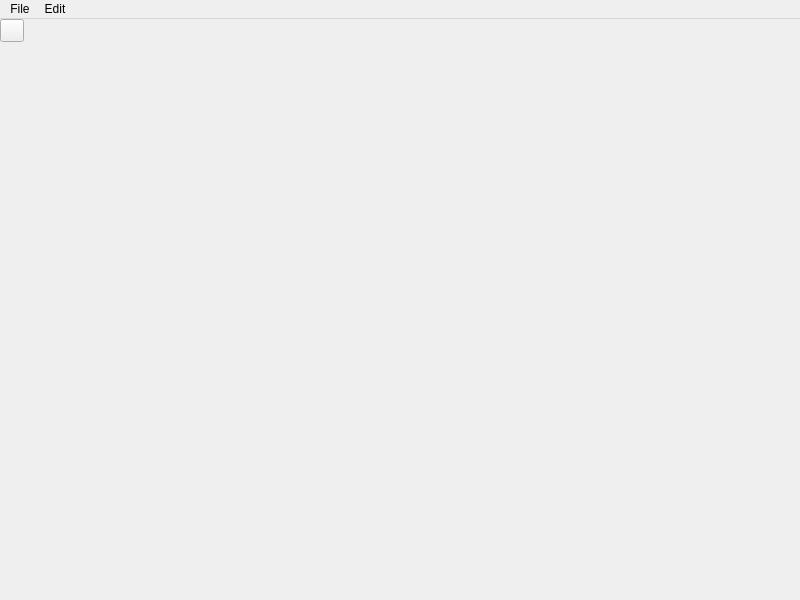
<?xml version="1.0" encoding="UTF-8"?>
<ui version="4.0">
 <class>MainWindow</class>
 <widget class="QMainWindow" name="MainWindow">
  <property name="geometry">
   <rect>
    <x>0</x>
    <y>0</y>
    <width>800</width>
    <height>600</height>
   </rect>
  </property>
  <property name="windowTitle">
   <string>MainWindow</string>
  </property>
  <widget class="QWidget" name="centralwidget">
   <property name="autoFillBackground">
    <bool>true</bool>
   </property>
   <layout class="QVBoxLayout" name="verticalLayout">
    <property name="spacing">
     <number>0</number>
    </property>
    <property name="leftMargin">
     <number>0</number>
    </property>
    <property name="topMargin">
     <number>0</number>
    </property>
    <property name="rightMargin">
     <number>0</number>
    </property>
    <property name="bottomMargin">
     <number>0</number>
    </property>
    <item>
     <widget class="QWidget" name="topWidget" native="true">
      <layout class="QHBoxLayout" name="horizontalLayout">
       <property name="spacing">
        <number>0</number>
       </property>
       <property name="leftMargin">
        <number>0</number>
       </property>
       <property name="topMargin">
        <number>0</number>
       </property>
       <property name="rightMargin">
        <number>0</number>
       </property>
       <property name="bottomMargin">
        <number>0</number>
       </property>
       <item>
        <layout class="QHBoxLayout" name="leftCsdLayout">
         <property name="spacing">
          <number>0</number>
         </property>
        </layout>
       </item>
       <item>
        <widget class="QToolButton" name="menuButton">
         <property name="sizePolicy">
          <sizepolicy hsizetype="Preferred" vsizetype="Preferred">
           <horstretch>0</horstretch>
           <verstretch>0</verstretch>
          </sizepolicy>
         </property>
         <property name="text">
          <string/>
         </property>
         <property name="popupMode">
          <enum>QToolButton::InstantPopup</enum>
         </property>
        </widget>
       </item>
       <item>
        <widget class="tWindowTabber" name="windowTabber" native="true">
         <property name="sizePolicy">
          <sizepolicy hsizetype="Expanding" vsizetype="Preferred">
           <horstretch>0</horstretch>
           <verstretch>0</verstretch>
          </sizepolicy>
         </property>
        </widget>
       </item>
       <item>
        <layout class="QHBoxLayout" name="jobButtonLayout"/>
       </item>
       <item>
        <layout class="QHBoxLayout" name="rightCsdLayout">
         <property name="spacing">
          <number>0</number>
         </property>
        </layout>
       </item>
      </layout>
     </widget>
    </item>
    <item>
     <widget class="tStackedWidget" name="stackedWidget"/>
    </item>
   </layout>
  </widget>
  <widget class="QMenuBar" name="menubar">
   <property name="geometry">
    <rect>
     <x>0</x>
     <y>0</y>
     <width>800</width>
     <height>22</height>
    </rect>
   </property>
   <widget class="QMenu" name="menuFile">
    <property name="title">
     <string>File</string>
    </property>
    <widget class="QMenu" name="menuNew">
     <property name="title">
      <string>New</string>
     </property>
     <addaction name="actionEmpty_Text_File"/>
    </widget>
    <widget class="QMenu" name="menuOpen">
     <property name="title">
      <string>Open</string>
     </property>
     <property name="icon">
      <iconset theme="document-open">
       <normaloff>.</normaloff>.</iconset>
     </property>
     <addaction name="actionOpenFile"/>
     <addaction name="actionOpenDirectory"/>
    </widget>
    <addaction name="menuNew"/>
    <addaction name="separator"/>
    <addaction name="menuOpen"/>
    <addaction name="actionSave"/>
    <addaction name="actionSave_As"/>
    <addaction name="actionSave_All"/>
    <addaction name="separator"/>
    <addaction name="actionClose_Tab"/>
    <addaction name="actionExit"/>
   </widget>
   <widget class="QMenu" name="menuEdit">
    <property name="title">
     <string>Edit</string>
    </property>
    <addaction name="actionUndo"/>
    <addaction name="actionRedo"/>
   </widget>
   <addaction name="menuFile"/>
   <addaction name="menuEdit"/>
  </widget>
  <action name="actionExit">
   <property name="icon">
    <iconset theme="application-exit">
     <normaloff>.</normaloff>.</iconset>
   </property>
   <property name="text">
    <string>Exit</string>
   </property>
   <property name="shortcut">
    <string>Ctrl+Q</string>
   </property>
  </action>
  <action name="actionEmpty_Text_File">
   <property name="icon">
    <iconset theme="document-new">
     <normaloff>.</normaloff>.</iconset>
   </property>
   <property name="text">
    <string>Empty Text File</string>
   </property>
   <property name="shortcut">
    <string>Ctrl+N</string>
   </property>
  </action>
  <action name="actionUndo">
   <property name="icon">
    <iconset theme="edit-undo">
     <normaloff>.</normaloff>.</iconset>
   </property>
   <property name="text">
    <string>Undo</string>
   </property>
   <property name="shortcut">
    <string>Ctrl+Z</string>
   </property>
  </action>
  <action name="actionRedo">
   <property name="icon">
    <iconset theme="edit-redo">
     <normaloff>.</normaloff>.</iconset>
   </property>
   <property name="text">
    <string>Redo</string>
   </property>
   <property name="shortcut">
    <string>Ctrl+Shift+Z</string>
   </property>
  </action>
  <action name="actionOpenFile">
   <property name="text">
    <string>File...</string>
   </property>
   <property name="shortcut">
    <string>Ctrl+O</string>
   </property>
  </action>
  <action name="actionSave">
   <property name="icon">
    <iconset theme="document-save">
     <normaloff>.</normaloff>.</iconset>
   </property>
   <property name="text">
    <string>Save</string>
   </property>
   <property name="shortcut">
    <string>Ctrl+S</string>
   </property>
  </action>
  <action name="actionSave_As">
   <property name="icon">
    <iconset theme="document-save-as">
     <normaloff>.</normaloff>.</iconset>
   </property>
   <property name="text">
    <string>Save As...</string>
   </property>
   <property name="shortcut">
    <string>Ctrl+Shift+S</string>
   </property>
  </action>
  <action name="actionSave_All">
   <property name="icon">
    <iconset theme="document-save-all">
     <normaloff>.</normaloff>.</iconset>
   </property>
   <property name="text">
    <string>Save All</string>
   </property>
  </action>
  <action name="actionClose_Tab">
   <property name="icon">
    <iconset theme="tab-close">
     <normaloff>.</normaloff>.</iconset>
   </property>
   <property name="text">
    <string>Close Tab</string>
   </property>
   <property name="shortcut">
    <string>Ctrl+W</string>
   </property>
  </action>
  <action name="actionOpenDirectory">
   <property name="text">
    <string>Directory...</string>
   </property>
  </action>
 </widget>
 <customwidgets>
  <customwidget>
   <class>tStackedWidget</class>
   <extends>QStackedWidget</extends>
   <header location="global">tstackedwidget.h</header>
   <container>1</container>
   <slots>
    <signal>switchingFrame(int)</signal>
   </slots>
  </customwidget>
  <customwidget>
   <class>tWindowTabber</class>
   <extends>QWidget</extends>
   <header location="global">twindowtabber.h</header>
   <container>1</container>
  </customwidget>
 </customwidgets>
 <resources/>
 <connections/>
</ui>
